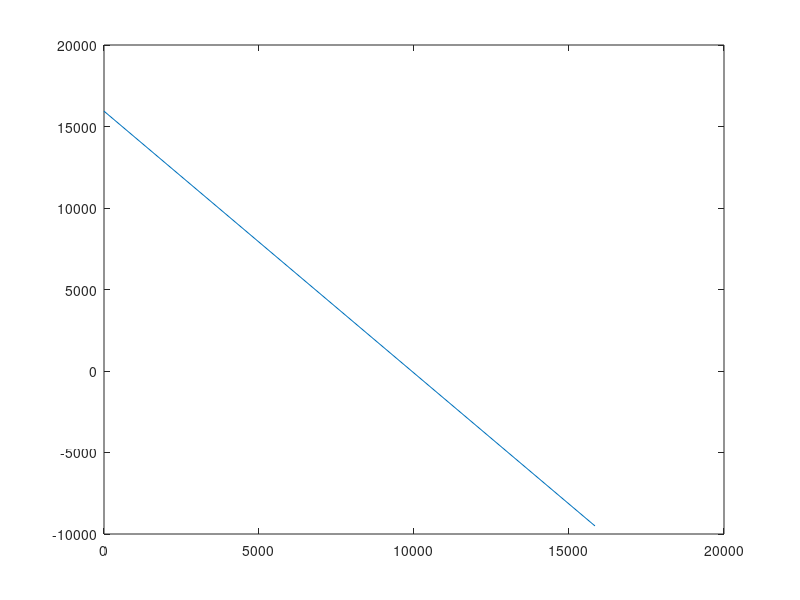

MATLAB code to generate this figure: (Note: this script raises an error after producing the figure.)
% PROGRAMA PARA DIBUJAR EL DIAGRAMA DE INTERACCIÓN DE UNA COLUMNA
% COLUMNAS RECTANGULARES DE CONCRETO ARMADO
clc;
clear all;
disp('INGRESO DE DATOS')
fc=input ('Resistencia del Concreto Kg/cm2:');
fy=input ('Resistencia del Acero Kg/cm2:');
b=input ('Base de Columna cm:');
h=input ('Altura de Columna cm:');
ri=input ('Recubrimiento inferior cm:');
rs=input ('Recubrimiento superior cm:');
Eu=0.003;
Es=2000000;
Ey=fy/Es;
d=h-ri;
prompt= 'Número de niveles de refuerzo: ';
n=input(prompt);
v=zeros([n 1]);
v=v(:);
nv=zeros([n 1]);
nv=v(:);
dv=zeros([n 1]);
dv=v(:);
Cb=(Eu*d)/(Ey+Eu);%eje neutro balanceado
cen=h/2;%centroide de la sección
%betha
if 170<fc<=280
    betha=0.85
else 
    if 280<fc<550
        betha=0.85-((0.05*(fc-280))/7);
    else
        betha=0.65
    end
end
    
for i=1:n
    msg='\nIngrese el Número de varillas del nivel  ';
    msg1=int2str(i);
    msg2='  ';
    msg3=':';
    msg=strcat(msg, msg2, msg1, msg3);
    prompt= msg;
    nv(i)=input(prompt);
    msg='Ingrese el diametro de varillas del nivel  ';
    msg1=int2str(i);
    msg2='  ';
    msg3=' en pulgadas:';
    msg=strcat(msg, msg2, msg1, msg3);
    prompt= msg;
    dv(i)=input(prompt);
    As(i)=nv(i).*(dv(i).*2.54)^2*(pi/4);
    espacio=(h-ri-rs)/(n-1);
    dis(i)=(espacio*(i-1))+rs;
    d1(i)=Cb-dis(i);
    esi(i)=(Eu.*d1(i))/Cb;
    if esi(i)<Ey
        esi(i)=esi(i);
    else
        esi(i)=Ey;
    end
    fsi(i)=esi(i)*Es;
    F(i)=fsi(i).*As(i);
    brazo(i)=(h/2)-dis(i);
    Ms(i)=F(i).*brazo(i);
    Fc=0.85*fc*betha*Cb*b;
    bCc=(h/2)-((betha*Cb)/2);
    Cc=Fc;
    M1=sum(Ms);
end
%Carga Axial Pura
Ar=sum(As);
P0=(0.85*fc*(b*h)+Ar*fy)
M0=0
e0=M0/P0
%Falla balanceada
As(:);
dis(:);
d1(:);
esi(:);
fsi(:);
F(:);
brazo(:);
Ms(:);
Pb=sum(F)+Cc
Mb=M1+(Cc*bCc)
d2=zeros([n 1]);
d2=d2(:);
esi2=esi;
esi1=esi;
brazo1=brazo;
Ms2=zeros([n 1]);
Ms2=Ms2(:);
cont=1;
rM=[];
rP=[];
bandera=0;
for i=0.02:0.02:1
    %cosiente es c/d
    if cont == 1
        rM(cont)=M0;
        rP(cont)=P0;
        cont=cont+1;
    end
    cosiente=i;
    c=cosiente*d;
    for j=1:n
        d2(j)=c-dis(j);
        esi1(j)=(Eu*d2(j))/c;
        if abs(esi1(j))<Ey
            esi2(j)=abs(esi1(j));
        else
            esi2(j)=Ey;
        end
        fsi(j)=esi2(j)*Es;
        if esi1(j)<0
            F(j)=-(fsi(j).*As(j));
        else
            F(j)=(fsi(j).*As(j));
        end
        brazo1(j)=(h/2)-dis(j);
        Ms2(j)=F(j)*brazo1(j);
        

    end
    m2=sum(Ms2);
    Cc2=0.85*fc*betha*c*b;
    bCc2=(h/2)-((betha*c)/2);
    if i >= 0.02 && i <0.58
        disp(i)
        P=sum(F)+Cc2;
        m=m2+(Cc2*bCc2);
        rM(cont)=m
        rP(cont)=P
        cont=cont+1;
    elseif i==0.58
        P=sum(F)+Cc2;
        m=m2+(Cc2*bCc2);
        rM(cont)=m;
        rP(cont)=P;
        cont=cont+1;
        rM(cont)=Mb;
        rP(cont)=Pb;
        cont=cont+1;
    else
        P=sum(F)+Cc2;
        m=m2+(Cc2*bCc2);
        rM(cont)=m;
        rP(cont)=P;
        cont=cont+1;
    end


end

rM=rM(:);
rP=rP(:);

plot(rM, rP);




%HASTA AQUÍ
Ass=nvs*(dvs*2.54)^2*pi/4;%Área de varillas del nivel 1
Asm=nvm*(dvm*2.54)^2*pi/4;%Área de varillas del nivel 2
Asi=nvi*(dvi*2.54)^2*pi/4;%Área de varillas del nivel 3
Ast=Ass+Asm+Asi;


% SE CALCULAS LOS MOMENTOS Y CARGAS NOMINALES
disp('CÁLCULOS')
disp('1) Fuerza Neta en Ton')
P0=(0.85*fc*(b*h)+Ast*fy)/1000
M0=0
e0=M0/P0
disp('2) Falla Balanceada')
d=h-rs;
Cb=(Eu*d)/(Ey+Eu)
a=0.85*Cb
% Condicionante para ver que aceros están en tensión y compresión
if Cb>h/2
    disp('2.1) Acero en tensión')
    As1=Asi; % Área en tensión
    Es1=Ey;
    fs1=Es*Es1;
    disp('2.1) Acero en Compresión')
    As2=Asm; % Área en Compresión
    Es2=Eu*(Cb-h/2)/Cb;
    fs2=Es*Es2;
    if fs2<fy
        fs2;
    else
        fs2=fy;
    end
    As3=Ass; % Área en Compresión
    Es3=Eu*(Cb-h+d)/Cb;
    fs3=Es*Es3;
    if fs3<fy
        fs3;
    else
        fs3=fy;
    end
    Pb=(0.85*fc*a*b+As2*fs2+As3*fs3-As1*fs1)/1000
    Mb=(0.85*fc*a*b*(h/2-a/2)+As3*fs3*(d-h/2)+As1*fs1*(d-h/2))/1000
    eb=Mb/Pb      
else
    disp('2.1) Acero en Tracción')
    As1=Asi; % Área en Tracción
    Es1=Eu*(d-Cb)/Cb;
    fs1=Es*Es1;
    if fs1<fy
        fs1;
    else
        fs1=fy;
    end
    As2=Asm; % Área en Tracción
    Es2=Eu*(h/2-Cb)/Cb;
    fs2=Es*Es2;
    if fs2<fy
        fs2;
    else
        fs2=fy;
    end    
    disp('2.1) Acero en Compresión')
    As3=Ass; % Área en Compresión
    Es3=Eu*(Cb-h+d)/Cb;
    fs3=Es*Es3;
    if fs3<fy
        fs3;
    else
        fs3=fy;
    end  
    Pb=(0.85*fc*a*b+As3*fs3-As1*fs1-As2*fs2)/1000
    Mb=(0.85*fc*a*b*(h/2-a/2)+As3*fs3*(d-h/2)+As1*fs1*(d-h/2))/1000
    eb=Mb/Pb
end
for i=1:1:49
    C(i)=h-d+(2*d-h)*i/50;
    a=0.85*C(i);
    if C(i)>h/2
    disp('2.1) Acero en Tracción')  
    As1=Asi; % Área en Tracción
    Es1=Eu*(d-C(i))/C(i);
    fs1=Es*Es1;
    if fs1<fy
        fs1;
    else
        fs1=fy;
    end
    disp('2.1) Acero en Compresión')
    As2=Asm; % Área en Compresión
    Es2=Eu*(C(i)-h/2)/C(i);
    fs2=Es*Es2;
    if fs2<fy
        fs2;
    else
        fs2=fy;
    end
    As3=Ass; % Área en Compresión
    Es3=Eu*(C(i)-h+d)/C(i);
    fs3=Es*Es3;
    if fs3<fy
        fs3;
    else
        fs3=fy;
    end
    P(i)=(0.85*fc*a*b+As2*fs2+As3*fs3-As1*fs1)/1000
    M(i)=(0.85*fc*a*b*(h/2-a/2)+As3*fs3*(d-h/2)+As1*fs1*(d-h/2))/1000
    eb(i)=M(i)/P(i)      
    else
    disp('2.1) Acero en Tracción')
    As1=Asi; % Área en Tracción
    Es1=Eu*(d-C(i))/C(i);
    fs1=Es*Es1;1
    if fs1<fy
        fs1;
    else
        fs1=fy;
    end
    As2=Asm; % Área en Tracción
    Es2=Eu*(h/2-C(i))/C(i);
    fs2=Es*Es2;
    if fs2<fy
        fs2;
    else
        fs2=fy;
    end    
    disp('2.1) Acero en Compresión')
    As3=Ass; % Área en Compresión
    Es3=Eu*(C(i)-h+d)/C(i);
    fs3=Es*Es3;
    if fs3<fy
        fs3;
    else
        fs3=fy;
    end  
    P(i)=(0.85*fc*a*b+As3*fs3-As1*fs1-As2*fs2)/1000
    M(i)=(0.85*fc*a*b*(h/2-a/2)+As3*fs3*(d-h/2)+As1*fs1*(d-h/2))/1000
    eb(i)=M(i)/P(i)
    end
end
Pn=[P P0];
Mn=[M M0];
dint=plot(Mn,Pn,'marker','o'); % Grafica El diagrama de Interacción
text(Mb/3,1.5*Pb,'Falla a Compresión');
text(2*Mb/3,Pb/4,'Falla a Tracción');
xlabel('Mn(Ton-m)');
ylabel('Pn(Ton)');
title('DIAGRAMA DE INTERACCIÓN DE COLUMNA RECTANGULAR');
hold on
fbal=plot(Mb,Pb,'marker','o'); % Grafica el Punto de la Falla Balanceada
x=0:100:Mb;
y=(Pb/Mb)*x;
recta=plot(x,y); % Grafica la Recta de la Falla Balanceada
legend('Diagrama de Interacción','Falla Balanceada','Límite de Falla');
set(dint,'LineWidth',2,'LineStyle','-','Color','g','MarkerEdgeColor','r');
set(fbal,'LineWidth',2,'LineStyle',':','Color','b','MarkerFaceColor','b');
set(recta,'LineWidth',1,'LineStyle','-','Color','b');
grid on;
disp('FIN DE PROGRAMA')